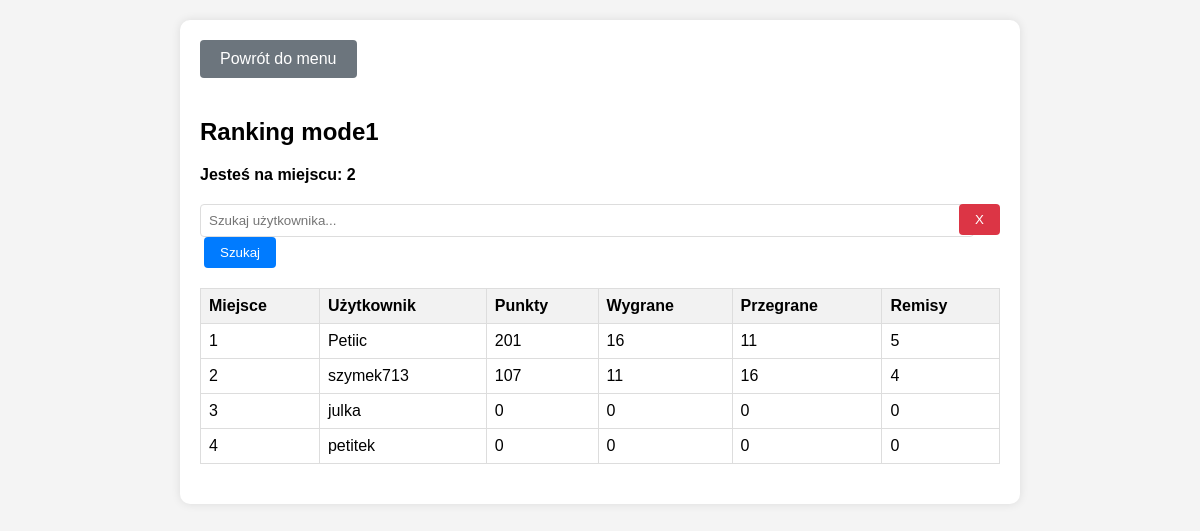
The page /ranking/mode1/ (signed in) on the database as committed earlier.
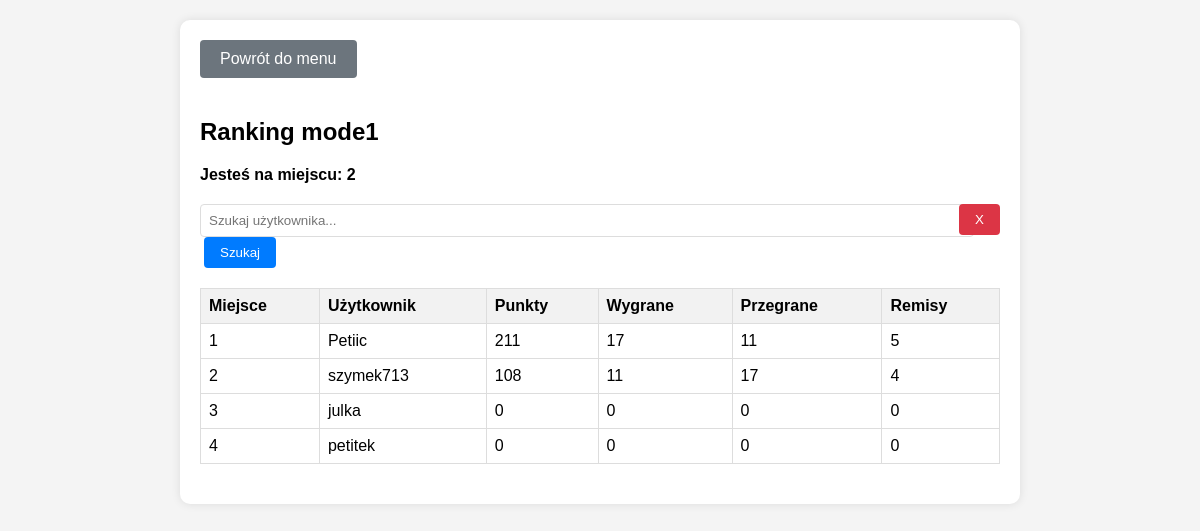
The same page on the database as committed later.
### my_quiz_app/python_django/profiles/models.py (models this page shows, shortened)
class UserProfile(models.Model):
    user = models.OneToOneField(settings.AUTH_USER_MODEL, on_delete=models.CASCADE)
    pvp_wins_mode1 = models.IntegerField(default=0)
    pvp_wins_mode2 = models.IntegerField(default=0)
    pvp_wins_mode3 = models.IntegerField(default=0)
    pvp_losses_mode1 = models.IntegerField(default=0)
    pvp_losses_mode2 = models.IntegerField(default=0)
    pvp_losses_mode3 = models.IntegerField(default=0)
    pvp_draws_mode1 = models.IntegerField(default=0)
    pvp_draws_mode2 = models.IntegerField(default=0)
    pvp_draws_mode3 = models.IntegerField(default=0)
    solo_games_played = models.IntegerField(default=0)
    email = models.EmailField()
    solo_points_mode1 = models.IntegerField(default=0)
    solo_points_mode2 = models.IntegerField(default=0)
    solo_points_mode3 = models.IntegerField(default=0)
    pvp_points_mode1 = models.IntegerField(default=0)
    pvp_points_mode2 = models.IntegerField(default=0)
    pvp_points_mode3 = models.IntegerField(default=0)

### my_quiz_app/python_django/rankings/views.py (the view)
# urls.py: path('<str:game_mode>/', views.ranking_view, name='ranking_view'),
@login_required
def ranking_view(request, game_mode):
    search_query = request.GET.get('q', '')
    if game_mode not in ['mode1', 'mode2', 'mode3']:
        raise ValueError("Nieprawidłowy tryb gry")
    if game_mode == 'mode1':
        order_by = '-pvp_points_mode1'
        points_field = 'pvp_points_mode1'
        wins_field = 'pvp_wins_mode1'
        losses_field = 'pvp_losses_mode1'
        draws_field = 'pvp_draws_mode1'
    elif game_mode == 'mode2':
        order_by = '-pvp_points_mode2'
        points_field = 'pvp_points_mode2'
        wins_field = 'pvp_wins_mode2'
        losses_field = 'pvp_losses_mode2'
        draws_field = 'pvp_draws_mode2'
    else:
        order_by = '-pvp_points_mode3'
        points_field = 'pvp_points_mode3'
        wins_field = 'pvp_wins_mode3'
        losses_field = 'pvp_losses_mode3'
        draws_field = 'pvp_draws_mode3'
    all_users = UserProfile.objects.order_by(order_by)
    user_positions = {user.user.username: idx + 1 for idx, user in enumerate(all_users)}
    if search_query:
        filtered_users = all_users.filter(Q(user__username__icontains=search_query))
    else:
        filtered_users = all_users
    for user in filtered_users:
        user.position = user_positions[user.user.username]
    user_position = user_positions.get(request.user.username, None)
    context = {
        'users': filtered_users,
        'user_position': user_position,
        'points_field': points_field,
        'wins_field': wins_field,
        'losses_field': losses_field,
        'draws_field': draws_field,
        'game_mode': game_mode,
    }
    return render(request, 'rankings/ranking.html', context)

### my_quiz_app/python_django/rankings/templatetags/custom_filters.py (called while the page is built)
@register.filter
def attr(obj, attr_name):
    return getattr(obj, attr_name)

### my_quiz_app/python_django/rankings/templates/rankings/ranking.html (shortened to what this page needs)
{% load custom_filters %}
<!DOCTYPE html>
<html lang="pl">
<head>
</head>
<body>
    <div class="container">
        <a href="{% url 'menu' %}" class="back-button">Powrót do menu</a>
        <h2>Ranking {{ game_mode }}</h2>
        <div class="user-position">
            {% if user_position %}
                Jesteś na miejscu: {{ user_position }}
            {% else %}
                Nie jesteś w rankingu.
            {% endif %}
        </div>
        <div class="search-bar">
            <form method="GET" id="search-form">
                <input type="text" name="q" id="search-input" placeholder="Szukaj użytkownika..." value="{{ request.GET.q }}">
                <button type="submit">Szukaj</button>
                <button type="button" class="clear-button" onclick="clearSearch()">X</button>
            </form>
        </div>
        <table>
            <thead>
                <tr>
                    <th>Miejsce</th>
                    <th>Użytkownik</th>
                    <th>Punkty</th>
                    <th>Wygrane</th>
                    <th>Przegrane</th>
                    <th>Remisy</th>
                </tr>
            </thead>
            <tbody>
                {% for user in users %}
                    <tr>
                        <td>{{ user.position }}</td>
                        <td>{{ user.user.username }}</td>
                        <td>{{ user|attr:points_field }}</td>
                        <td>{{ user|attr:wins_field }}</td>
                        <td>{{ user|attr:losses_field }}</td>
                        <td>{{ user|attr:draws_field }}</td>
                    </tr>
                {% endfor %}
            </tbody>
        </table>
    </div>
</body>
</html>

Rows that differ between the two databases and show on the page:
changed UserProfile "Petiic": pvp_points_mode1 "201" → "211"; pvp_wins_mode1 "16" → "17"
changed UserProfile "szymek713": pvp_points_mode1 "107" → "108"; pvp_losses_mode1 "16" → "17"
